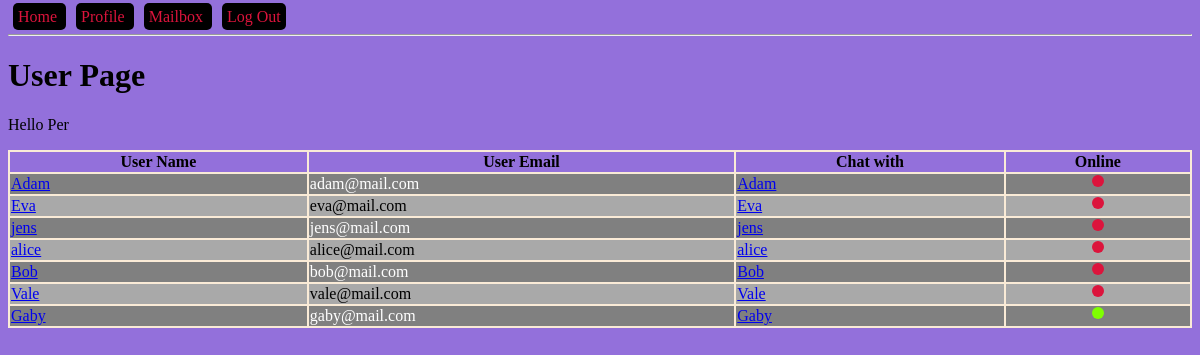
Screenshot of /profile (signed in) with the database file from the repository.
### models.py (models this page shows, shortened)
class User(db.Model):
    id = db.Column(db.Integer, primary_key=True, autoincrement=True)
    name = db.Column(db.String(150))
    email = db.Column(db.String(150), unique=True)
    password = db.Column(db.String(100))
    public_rsa = db.Column(db.Text)
    admin = db.Column(db.BOOLEAN, default=False)
    online = db.Column(db.BOOLEAN, default=False)
    sent_messages = db.relationship('Message', backref='sender', lazy=True)
    recv_messages = db.relationship('Message', secondary=message_recv, lazy='subquery',
                                    backref=db.backref('receivers', lazy=True))

### blueprints/user/__init__.py (the view)
@bp_user.get('/profile')
@login_required
def user_get():
    users = get_all_but_current_user()
    return render_template("user.html", users=users)

### app.py (called while the page is built)
def create_app():
    app = Flask(__name__)
    app.config['SECRET_KEY'] = '123secret'
    app.config['SQLALCHEMY_TRACK_MODIFICATIONS'] = False
    app.config['SQLALCHEMY_DATABASE_URI'] = 'sqlite:///db.sqlite'
    db.init_app(app)
    login_manager = LoginManager()
    login_manager.init_app(app)
    @login_manager.user_loader
    def load_user(user_id):
        from models import User
        return User.query.filter_by(id=user_id).first()
    from blueprints.open import bp_open
    app.register_blueprint(bp_open)
    from blueprints.user import bp_user
    app.register_blueprint(bp_user)
    from blueprints.api import bp_api
    app.register_blueprint(bp_api, url_prefix='/api/v1.0')
    from blueprints.admin import bp_admin
    app.register_blueprint(bp_admin)
    from blueprints.ajax import bp_ajax
    app.register_blueprint(bp_ajax)
    return app

### controllers/user_controller.py (called while the page is built)
def get_all_but_current_user():
    from models import User
    user = current_user
    return User.query.filter(User.id != user.id).all()

### templates/user.html (shortened to what this page needs)
{% extends "base-template.html" %}
{% block content %}
    <h1 id="main-heading">User Page</h1>
    <p>Hello {{ current_user.name }}</p>
    <table>
        <tr>
            <th>User Name</th>
            <th>User Email</th>
            <th>Chat with</th>
            <th>Online</th>
        </tr>
        {% for user in users %}
            <tr>
                <td><a href="{{ url_for('bp_user.message_get', user_id=user.id) }}">{{ user.name }}</a></td>
                <td>{{ user.email }}</td>
                <td><a href="{{ url_for('bp_user.chat_get', user_id=user.id) }}">{{ user.name }}</a></td>
                <td class="center-content">
                    {% if user.online %}
                        <div class="circle online"></div>
                    {% else %}
                        <div class="circle offline"></div>
                    {% endif %}
                </td>
            </tr>
        {% endfor %}
    </table>
{% endblock %}

### static/css/main.css (style rules this page uses)
body { background-color: mediumpurple; }
table { width: 100%; background-color: antiquewhite; }
th { background: mediumpurple; }
tr:nth-child(odd) { background: darkgrey; }
tr:nth-child(even) { background: grey; color: white; }
.center-content { display:flex; align-items: center; align-content: center; }
.circle { margin: 0 auto; width: 12px; height: 12px; border-radius: 50%; }
.online { background: chartreuse; }
.offline { background: crimson; }

### rows the page displays
User: name "Per"
User: name "Adam", email "adam@mail.com", online False (drawn)
User: name "Eva", email "eva@mail.com", online False (drawn)
User: name "jens", email "jens@mail.com", online False (drawn)
User: name "alice", email "alice@mail.com", online False (drawn)
User: name "Bob", email "bob@mail.com", online False (drawn)
User: name "Vale", email "vale@mail.com", online False (drawn)
User: name "Gaby", email "gaby@mail.com", online True (drawn)
